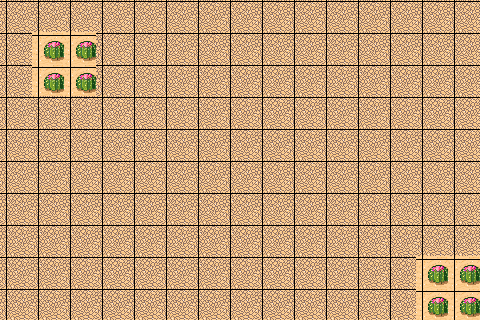

Tiled map render using the project's own tile images. Description and the whole map definition, tile-layer contents included, below:
An orthogonal 15x10 tile map with 32x32 px tiles, 3 tile layers (bg, path, collidable) and 1 object (carrot).

<map version="1.0" tiledversion="1.1.4" orientation="orthogonal" renderorder="right-down" width="15" height="10" tilewidth="32" tileheight="32" infinite="0" nextobjectid="4">
 <tileset firstgid="1" name="tmw_desert_spacing" tilewidth="32" tileheight="32" tilecount="48" columns="8">
  <image source="tmw_desert_spacing.png" width="265" height="199" />
 </tileset>
 <layer name="bg" width="15" height="10">
  <data encoding="csv">
15,15,15,15,15,15,15,15,15,15,15,15,15,15,15,
15,15,15,15,15,15,15,15,15,15,15,15,15,15,15,
15,15,15,15,15,15,15,15,15,15,15,15,15,15,15,
15,15,15,15,15,15,15,15,15,15,15,15,15,15,15,
15,15,15,15,15,15,15,15,15,15,15,15,15,15,15,
15,15,15,15,15,15,15,15,15,15,15,15,15,15,15,
15,15,15,15,15,15,15,15,15,15,15,15,15,15,15,
15,15,15,15,15,15,15,15,15,15,15,15,15,15,15,
15,15,15,15,15,15,15,15,15,15,15,15,15,15,15,
15,15,15,15,15,15,15,15,15,15,15,15,15,15,15
</data>
 </layer>
 <layer name="path" width="15" height="10">
  <data encoding="csv">
0,0,0,0,0,0,0,0,0,0,0,0,0,0,0,
0,0,0,0,0,0,0,0,0,0,0,0,0,0,0,
0,0,0,0,0,0,0,0,0,10,10,10,10,10,10,
0,0,0,0,0,0,0,0,0,10,0,0,0,0,0,
0,0,0,0,0,0,0,0,0,10,0,0,0,0,0,
0,0,0,0,0,0,0,0,0,10,0,0,0,0,0,
10,10,10,10,10,10,0,0,0,10,0,0,0,0,0,
0,0,0,0,0,10,10,10,10,10,0,0,0,0,0,
0,0,0,0,0,0,0,0,0,0,0,0,0,0,0,
0,0,0,0,0,0,0,0,0,0,0,0,0,0,0
</data>
 </layer>
 <layer name="collidable" width="15" height="10">
  <data encoding="csv">
0,0,0,0,0,0,0,0,0,0,0,0,0,0,0,
0,31,31,0,0,0,0,0,15,0,0,0,0,0,0,
0,31,31,0,0,0,0,0,0,15,15,15,15,15,15,
0,0,0,0,0,0,0,0,0,15,0,0,0,0,0,
0,0,0,0,0,0,0,0,0,15,0,0,0,0,0,
0,0,0,0,0,0,0,0,0,15,0,0,0,0,0,
15,15,15,15,15,15,0,0,0,15,0,0,0,0,0,
0,0,0,0,0,15,15,15,15,15,0,0,0,0,0,
0,0,0,0,0,0,0,0,0,0,0,0,0,31,31,
0,0,0,0,0,0,0,0,0,0,0,0,0,31,31
</data>
 </layer>
 <objectgroup name="carrotObject">
  <object id="2" name="carrot" x="463" y="78.5">
   <point />
  </object>
 </objectgroup>
</map>
